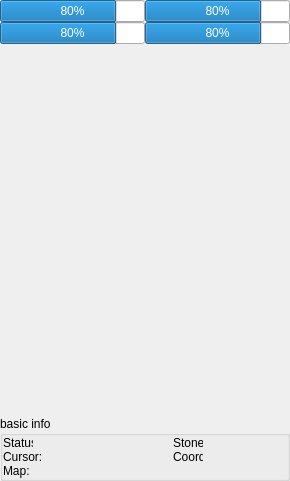
<?xml version="1.0" encoding="UTF-8"?>
<ui version="4.0">
 <class>MainFormClass</class>
 <widget class="QMainWindow" name="MainFormClass">
  <property name="geometry">
   <rect>
    <x>0</x>
    <y>0</y>
    <width>290</width>
    <height>481</height>
   </rect>
  </property>
  <property name="minimumSize">
   <size>
    <width>0</width>
    <height>0</height>
   </size>
  </property>
  <property name="maximumSize">
   <size>
    <width>16777215</width>
    <height>16777215</height>
   </size>
  </property>
  <property name="windowTitle">
   <string>SaSH</string>
  </property>
  <property name="styleSheet">
   <string notr="true"/>
  </property>
  <widget class="QWidget" name="centralWidget">
   <property name="styleSheet">
    <string notr="true"/>
   </property>
   <layout class="QVBoxLayout" name="verticalLayout_3">
    <property name="spacing">
     <number>0</number>
    </property>
    <property name="leftMargin">
     <number>0</number>
    </property>
    <property name="topMargin">
     <number>0</number>
    </property>
    <property name="rightMargin">
     <number>0</number>
    </property>
    <property name="bottomMargin">
     <number>0</number>
    </property>
    <item>
     <widget class="QWidget" name="widget" native="true">
      <layout class="QVBoxLayout" name="verticalLayout_2">
       <property name="spacing">
        <number>0</number>
       </property>
       <property name="leftMargin">
        <number>0</number>
       </property>
       <property name="topMargin">
        <number>0</number>
       </property>
       <property name="rightMargin">
        <number>0</number>
       </property>
       <property name="bottomMargin">
        <number>0</number>
       </property>
       <item>
        <layout class="QGridLayout" name="gridLayout_progressbar">
         <property name="spacing">
          <number>0</number>
         </property>
         <item row="0" column="0">
          <layout class="QHBoxLayout" name="horizontalLayout">
           <property name="spacing">
            <number>0</number>
           </property>
           <item>
            <widget class="ProgressBar" name="progressBar_pchp">
             <property name="value">
              <number>80</number>
             </property>
             <property name="textVisible">
              <bool>true</bool>
             </property>
             <property name="invertedAppearance">
              <bool>false</bool>
             </property>
             <property name="format">
              <string>%p%</string>
             </property>
            </widget>
           </item>
           <item>
            <widget class="ProgressBar" name="progressBar_pcmp">
             <property name="value">
              <number>80</number>
             </property>
             <property name="textVisible">
              <bool>true</bool>
             </property>
             <property name="invertedAppearance">
              <bool>false</bool>
             </property>
             <property name="format">
              <string>%p%</string>
             </property>
            </widget>
           </item>
          </layout>
         </item>
         <item row="1" column="0">
          <layout class="QHBoxLayout" name="horizontalLayout_2">
           <property name="spacing">
            <number>0</number>
           </property>
           <item>
            <widget class="ProgressBar" name="progressBar_pethp">
             <property name="value">
              <number>80</number>
             </property>
             <property name="alignment">
              <set>Qt::AlignLeading|Qt::AlignLeft|Qt::AlignTop</set>
             </property>
             <property name="textVisible">
              <bool>true</bool>
             </property>
             <property name="invertedAppearance">
              <bool>false</bool>
             </property>
             <property name="textDirection">
              <enum>QProgressBar::TopToBottom</enum>
             </property>
             <property name="format">
              <string>%p%</string>
             </property>
            </widget>
           </item>
           <item>
            <widget class="ProgressBar" name="progressBar_ridehp">
             <property name="value">
              <number>80</number>
             </property>
             <property name="textVisible">
              <bool>true</bool>
             </property>
             <property name="invertedAppearance">
              <bool>false</bool>
             </property>
             <property name="format">
              <string>%p%</string>
             </property>
            </widget>
           </item>
          </layout>
         </item>
        </layout>
       </item>
       <item>
        <widget class="QTabWidget" name="tabWidget_main">
         <property name="currentIndex">
          <number>-1</number>
         </property>
         <property name="documentMode">
          <bool>true</bool>
         </property>
         <property name="movable">
          <bool>true</bool>
         </property>
        </widget>
       </item>
       <item>
        <widget class="QGroupBox" name="groupBox_basicinfo">
         <property name="title">
          <string>basic info</string>
         </property>
         <layout class="QVBoxLayout" name="verticalLayout">
          <property name="spacing">
           <number>0</number>
          </property>
          <property name="leftMargin">
           <number>0</number>
          </property>
          <property name="topMargin">
           <number>0</number>
          </property>
          <property name="rightMargin">
           <number>0</number>
          </property>
          <property name="bottomMargin">
           <number>0</number>
          </property>
          <item>
           <layout class="QHBoxLayout" name="horizontalLayout_9">
            <property name="spacing">
             <number>0</number>
            </property>
            <item>
             <layout class="QHBoxLayout" name="horizontalLayout_3">
              <property name="spacing">
               <number>0</number>
              </property>
              <item>
               <widget class="QLabel" name="label_status_">
                <property name="minimumSize">
                 <size>
                  <width>30</width>
                  <height>14</height>
                 </size>
                </property>
                <property name="maximumSize">
                 <size>
                  <width>30</width>
                  <height>14</height>
                 </size>
                </property>
                <property name="text">
                 <string>Status:</string>
                </property>
               </widget>
              </item>
              <item>
               <widget class="FastLabel" name="label_status" native="true">
                <property name="minimumSize">
                 <size>
                  <width>140</width>
                  <height>14</height>
                 </size>
                </property>
                <property name="maximumSize">
                 <size>
                  <width>16777215</width>
                  <height>14</height>
                 </size>
                </property>
               </widget>
              </item>
             </layout>
            </item>
            <item>
             <layout class="QHBoxLayout" name="horizontalLayout_8">
              <property name="spacing">
               <number>0</number>
              </property>
              <item>
               <widget class="QLabel" name="label_stone_">
                <property name="minimumSize">
                 <size>
                  <width>30</width>
                  <height>14</height>
                 </size>
                </property>
                <property name="maximumSize">
                 <size>
                  <width>30</width>
                  <height>14</height>
                 </size>
                </property>
                <property name="text">
                 <string>Stone:</string>
                </property>
               </widget>
              </item>
              <item>
               <widget class="FastLabel" name="label_stone" native="true">
                <property name="minimumSize">
                 <size>
                  <width>0</width>
                  <height>14</height>
                 </size>
                </property>
                <property name="maximumSize">
                 <size>
                  <width>16777215</width>
                  <height>14</height>
                 </size>
                </property>
               </widget>
              </item>
             </layout>
            </item>
           </layout>
          </item>
          <item>
           <layout class="QHBoxLayout" name="horizontalLayout_7">
            <property name="spacing">
             <number>0</number>
            </property>
            <item>
             <layout class="QHBoxLayout" name="horizontalLayout_4">
              <property name="spacing">
               <number>0</number>
              </property>
              <item>
               <widget class="QLabel" name="label_cursor_">
                <property name="minimumSize">
                 <size>
                  <width>50</width>
                  <height>14</height>
                 </size>
                </property>
                <property name="maximumSize">
                 <size>
                  <width>50</width>
                  <height>14</height>
                 </size>
                </property>
                <property name="text">
                 <string>Cursor:</string>
                </property>
               </widget>
              </item>
              <item>
               <widget class="FastLabel" name="label_cursor" native="true">
                <property name="minimumSize">
                 <size>
                  <width>120</width>
                  <height>0</height>
                 </size>
                </property>
               </widget>
              </item>
             </layout>
            </item>
            <item>
             <layout class="QHBoxLayout" name="horizontalLayout_5">
              <property name="spacing">
               <number>0</number>
              </property>
              <item>
               <widget class="QLabel" name="label_coords_">
                <property name="minimumSize">
                 <size>
                  <width>30</width>
                  <height>14</height>
                 </size>
                </property>
                <property name="maximumSize">
                 <size>
                  <width>30</width>
                  <height>14</height>
                 </size>
                </property>
                <property name="text">
                 <string>Coords:</string>
                </property>
               </widget>
              </item>
              <item>
               <widget class="FastLabel" name="label_coords" native="true">
                <property name="minimumSize">
                 <size>
                  <width>0</width>
                  <height>14</height>
                 </size>
                </property>
                <property name="maximumSize">
                 <size>
                  <width>16777215</width>
                  <height>14</height>
                 </size>
                </property>
               </widget>
              </item>
             </layout>
            </item>
           </layout>
          </item>
          <item>
           <layout class="QHBoxLayout" name="horizontalLayout_6">
            <property name="spacing">
             <number>0</number>
            </property>
            <item>
             <widget class="QLabel" name="label_map_">
              <property name="minimumSize">
               <size>
                <width>30</width>
                <height>14</height>
               </size>
              </property>
              <property name="maximumSize">
               <size>
                <width>30</width>
                <height>14</height>
               </size>
              </property>
              <property name="text">
               <string>Map:</string>
              </property>
             </widget>
            </item>
            <item>
             <widget class="FastLabel" name="label_map" native="true">
              <property name="minimumSize">
               <size>
                <width>0</width>
                <height>14</height>
               </size>
              </property>
              <property name="maximumSize">
               <size>
                <width>16777215</width>
                <height>14</height>
               </size>
              </property>
             </widget>
            </item>
           </layout>
          </item>
         </layout>
        </widget>
       </item>
      </layout>
     </widget>
    </item>
   </layout>
  </widget>
 </widget>
 <layoutdefault spacing="6" margin="11"/>
 <customwidgets>
  <customwidget>
   <class>FastLabel</class>
   <extends>QWidget</extends>
   <header location="global">fastlabel.h</header>
   <container>1</container>
  </customwidget>
  <customwidget>
   <class>ProgressBar</class>
   <extends>QProgressBar</extends>
   <header location="global">progressbar.h</header>
  </customwidget>
 </customwidgets>
 <resources>
  <include location="resource.qrc"/>
 </resources>
 <connections/>
</ui>
